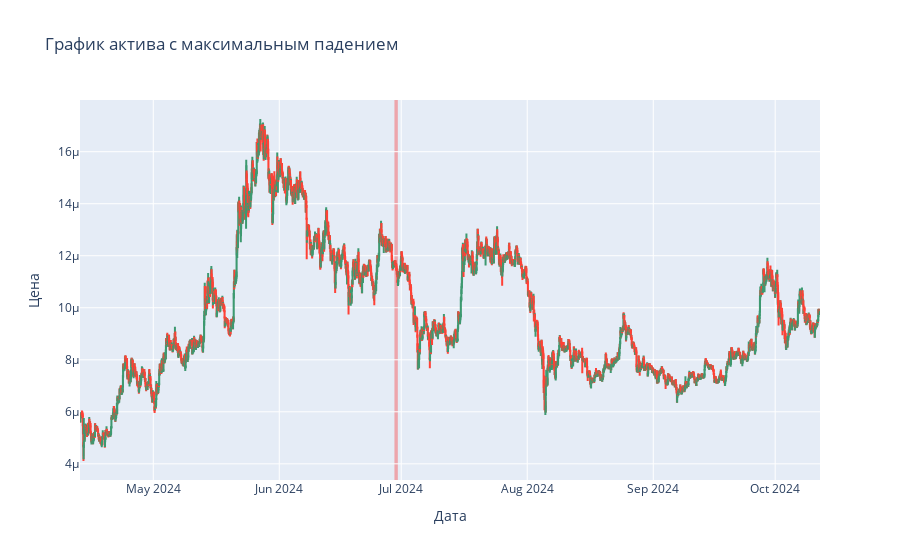

The notebook cell this image was saved under:
### Code cell
# Пример использования:
file_path = "/Users/mchomak/Projects/RL_for_Trading/data/raw/PEPE_per_hour_1_2024_10_13.csv"
find_longest_falling_streak(file_path, start_date= "2024-04-13", end_date= "2024-10-12", green_candles_limit= 5)

### Figure 1 — Plotly figure (JSON) as saved in the notebook; plotly's stock layout.template omitted (floating-point values rounded to 4 significant figures; data arrays with more than 128 entries replaced by an {"elided": "..."} marker saying what was removed)
{"data": [{"close": {"elided": "4369 float values"}, "high": {"elided": "4369 float values"}, "low": {"elided": "4369 float values"}, "open": {"elided": "4369 float values"}, "type": "candlestick", "x": {"elided": "4369 str values"}}], "layout": {"shapes": [{"fillcolor": "red", "layer": "below", "line": {"width": 0}, "opacity": 0.3, "type": "rect", "x0": "2024-06-29T08:00:00", "x1": "2024-06-30T04:00:00", "xref": "x", "y0": 0, "y1": 1, "yref": "y domain"}], "title": {"text": "График актива с максимальным падением"}, "xaxis": {"rangeslider": {"visible": false}, "title": {"text": "Дата"}}, "yaxis": {"title": {"text": "Цена"}}}}
